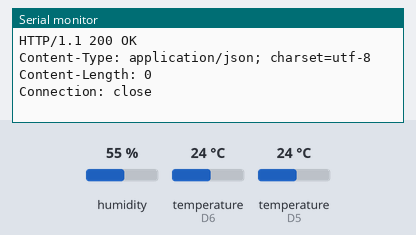
Simulated run of this sketch. Board: ESP8266 (NodeMCU). Shown: the last lines printed to the serial monitor. The inputs (shaded band) are chosen by the test bench; at power-on: humidity 55 %, temperature (sensors on D5, D6) 24 °C. WiFi joins after 1.5 s; servers stay silent unless stated; uploads are accepted with an empty reply.

Above: at 2.8 s.
2.9 s: humidity set to 22 %
At 4.0 s:
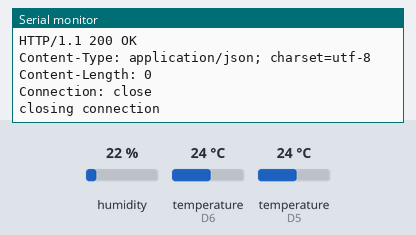
9.7 s: temperature (sensor on D5) set to 12 °C
At 11.9 s:
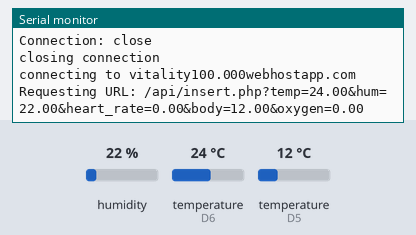
15.4 s: temperature (sensor on D6) set to 12 °C
At 16.21 s:
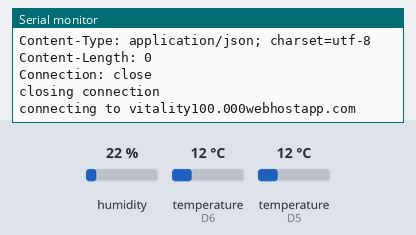
21.1 s: temperature (sensor on D5) set to 19 °C
At 21.5 s:
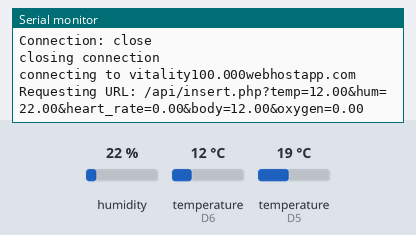
26.8 s: humidity set to 40 %
At 31.1 s:
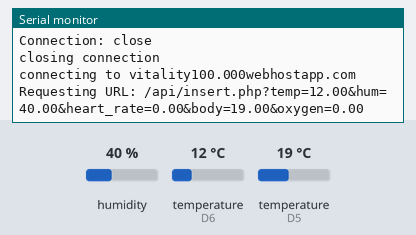
Timing chart, 0 to 32.6 s (numbered marks = the images above; inputs shaded):
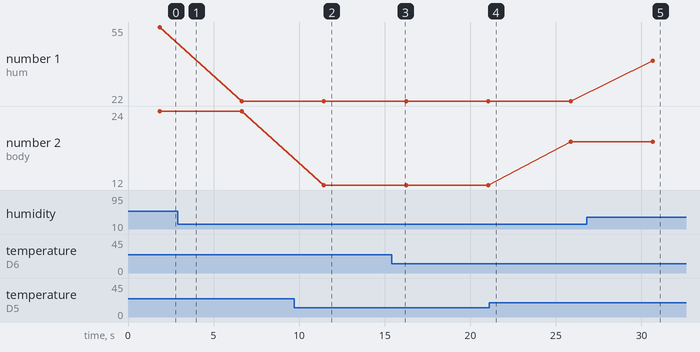

Measured:
- after the input at 9.7 s, the serial monitor: prints a new line after 1.7 s (image 2)
- after the input at 26.8 s, the serial monitor: prints a new line after 3.9 s (image 5)
- plotted number 1: 55 → 22 after the input at 2.9 s, 22 → 40 after the input at 26.8 s
- plotted number 2: 24 → 12 after the input at 9.7 s, 12 → 19 after the input at 21.1 s

The sketch:

arduino_code.ino
```cpp
#include <ESP8266WiFi.h>
#include <DHT.h>
#include<DallasTemperature.h>
#include<OneWire.h>
#include<Wire.h>
#include"MAX30100_PulseOximeter.h"


#define DHTPIN D6
#define DHTTYPE DHT11
#define DS18B20 D5

const char* ssid     = "gopal";
const char* password = "12345678";
const char* host = "vitality100.000webhostapp.com";
DHT dht(DHTPIN, DHTTYPE);
PulseOximeter pox;
OneWire oneWire(DS18B20);
DallasTemperature sensors(&oneWire);


void setup() {
  Serial.begin(115200);
  delay(100);
  dht.begin();
  Serial.println();
  Serial.println();
  Serial.print("Connecting to ");
  Serial.println(ssid);

  WiFi.begin(ssid, password);
  while (WiFi.status() != WL_CONNECTED) {
    delay(500);
    Serial.print(".");
  }

  Serial.println("");
  Serial.println("WiFi connected");
  Serial.println("IP address: ");
  Serial.println(WiFi.localIP());
  Serial.print("Netmask: ");
  Serial.println(WiFi.subnetMask());
  Serial.print("Gateway: ");
  Serial.println(WiFi.gatewayIP());
}
void loop() {
  float h = dht.readHumidity();
  // Read temperature as Celsius (the default)
  float t = dht.readTemperature();
  float b = sensors.getTempCByIndex(0);
  float hr = pox.getHeartRate();
  float o = pox.getSpO2();
  if (isnan(h) || isnan(t)||isnan(b) ||isnan(hr)||isnan(o))
  {
    Serial.println("Failed to read from sensor's!");
    return;
  }

  Serial.print("connecting to ");
  Serial.println(host);

  WiFiClient client;
  const int httpPort = 80;
  if (!client.connect(host, httpPort)) {
    Serial.println("connection failed");
    return;
  }

  String url = "/api/insert.php?temp=" + String(t) + "&hum="+ String(h) + "&heart_rate="+ String(hr) + "&body="+ String(b) + "&oxygen="+ String(o);
  Serial.print("Requesting URL: ");
  Serial.println(url);

  client.print(String("GET ") + url + " HTTP/1.1\r\n" +
               "Host: " + host + "\r\n" +
               "Connection: close\r\n\r\n");
  delay(500);

  while(client.available()){
    String line = client.readStringUntil('\r');
    Serial.print(line);
  }

  Serial.println();
  Serial.println("closing connection");
  delay(3000);
}
```
